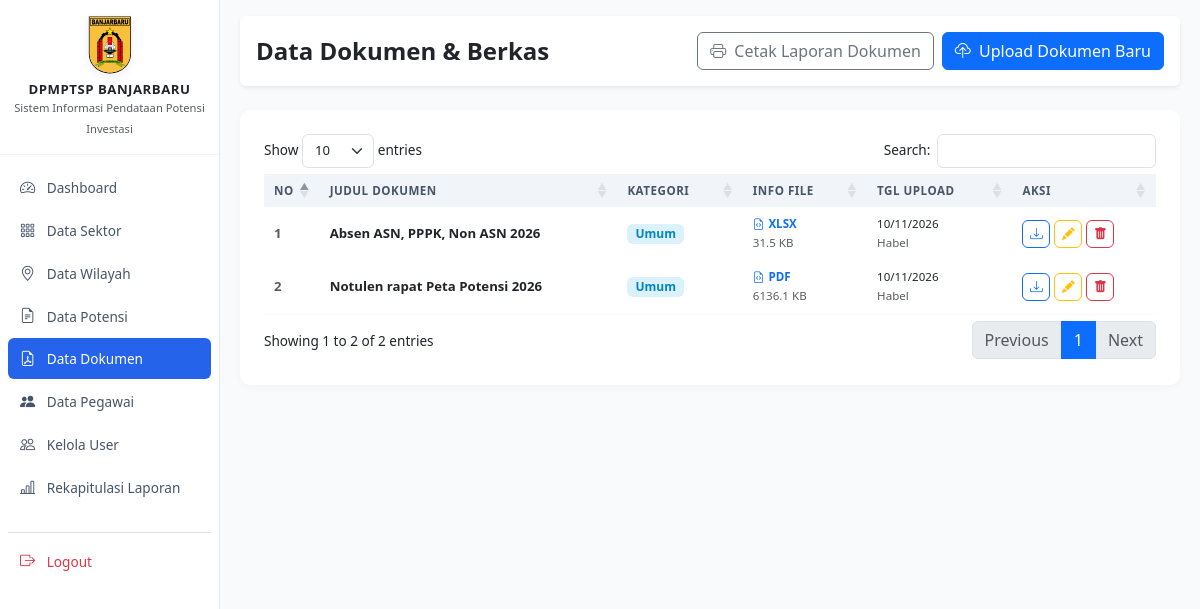
Screenshot of /admin/dokumen.php (signed in) with the database file from the repository.
### tables this page shows
CREATE TABLE `dokumen` (
  `id_dokumen` int NOT NULL AUTO_INCREMENT,
  `judul_dokumen` varchar(255) NOT NULL,
  `kategori` varchar(100) DEFAULT 'Umum',
  `deskripsi` text,
  `file_dokumen` varchar(255) NOT NULL,
  `tipe_file` varchar(50) DEFAULT NULL,
  `ukuran_file` int DEFAULT '0',
  `created_at` timestamp NULL DEFAULT CURRENT_TIMESTAMP,
  `created_by` int DEFAULT NULL,
  PRIMARY KEY (`id_dokumen`)
);

CREATE TABLE `users` (
  `id_user` int unsigned NOT NULL AUTO_INCREMENT,
  `nama` varchar(100) NOT NULL,
  `username` varchar(50) DEFAULT NULL,
  `email` varchar(150) NOT NULL,
  `password` varchar(255) NOT NULL,
  `role` enum('admin','pegawai','kadis','kabid') NOT NULL DEFAULT 'pegawai',
  `no_hp` varchar(20) DEFAULT NULL,
  `instansi` varchar(150) DEFAULT NULL,
  `status` enum('pending','aktif','nonaktif') NOT NULL DEFAULT 'pending',
  `last_login` datetime DEFAULT NULL,
  `created_at` timestamp NULL DEFAULT CURRENT_TIMESTAMP,
  `updated_at` timestamp NULL DEFAULT CURRENT_TIMESTAMP ON UPDATE CURRENT_TIMESTAMP,
  `reset_otp` varchar(6) DEFAULT NULL,
  `otp_expiry` datetime DEFAULT NULL,
  PRIMARY KEY (`id_user`),
  UNIQUE KEY `email` (`email`),
  UNIQUE KEY `username` (`username`)
);

### admin/dokumen.php (the view, shortened to what this page needs)
<?php
require_once '../config/database.php';
$dokumen_list = $pdo->query("SELECT d.*, u.nama AS uploader
                             FROM dokumen d
                             LEFT JOIN users u ON d.created_by = u.id_user
                             ORDER BY d.id_dokumen DESC")->fetchAll();
?>
<!DOCTYPE html>
<html lang="id">
<head>
</head>
<body>
<div class="wrapper">
    <?php require_once '../includes/sidebar.php'; ?>
    <div id="content">
        <div class="d-flex justify-content-between align-items-center mb-4 bg-white p-3 rounded shadow-sm">
    <h4 class="m-0 fw-bold">Data Dokumen & Berkas</h4>
    <div class="d-flex gap-2">
        <a href="dokumen_cetak.php" target="_blank" class="btn btn-outline-secondary">
            <i class="bi bi-printer me-1"></i> Cetak Laporan Dokumen
        </a>
        <?php if ($can_edit_data): ?>
            <a href="dokumen_tambah.php" class="btn btn-primary">
                <i class="bi bi-cloud-upload me-1"></i> Upload Dokumen Baru
            </a>
        <?php endif; ?>
    </div>
</div>
        <div class="card card-modern p-4">
            <div class="table-responsive">
                <table id="tableDokumen" class="table table-modern align-middle w-100">
                    <thead>
                        <tr>
                            <th width="5%">No</th>
                            <th>Judul Dokumen</th>
                            <th>Kategori</th>
                            <th>Info File</th>
                            <th>Tgl Upload</th>
                            <th>Aksi</th>
                        </tr>
                    </thead>
                    <tbody>
                        <?php $no = 1; foreach ($dokumen_list as $d): ?>
                        <tr>
                            <td class="fw-semibold text-muted"><?= $no++ ?></td>
                            <td>
                                <div class="fw-bold text-dark"><?= htmlspecialchars($d['judul_dokumen']) ?></div>
                            </td>
                            <td><span class="badge badge-soft-info px-2 py-1"><?= htmlspecialchars($d['kategori']) ?></span></td>
                            <td>
                                <small class="d-block text-uppercase fw-semibold text-primary"><i class="bi bi-file-earmark-code me-1"></i><?= htmlspecialchars($d['tipe_file']) ?></small>
                                <small class="text-muted"><?= round($d['ukuran_file'] / 1024, 1) ?> KB</small>
                            </td>
                            <td>
                                <small class="text-dark d-block"><?= date('d/m/Y', strtotime($d['created_at'])) ?></small>
                                <small class="text-muted"><?= htmlspecialchars($d['uploader'] ?? 'Sistem') ?></small>
                            </td>
                            <td>
                                <div class="d-flex gap-1">
                                    <a href="../uploads/dokumen/<?= $d['file_dokumen'] ?>" target="_blank" class="btn btn-sm btn-outline-primary btn-action" title="Unduh / Lihat File">
                                        <i class="bi bi-download"></i>
                                    </a>
                                    <?php if ($can_edit_data): ?>
                                        <a href="dokumen_edit.php?id=<?= $d['id_dokumen'] ?>" class="btn btn-sm btn-outline-warning btn-action" title="Edit">
                                            <i class="bi bi-pencil-fill"></i>
                                        </a>
                                        <a href="dokumen_hapus.php?id=<?= $d['id_dokumen'] ?>" class="btn btn-sm btn-outline-danger btn-action" title="Hapus">
                                            <i class="bi bi-trash-fill"></i>
                                        </a>
                                    <?php endif; ?>
                                </div>
                            </td>
                        </tr>
                        <?php endforeach; ?>
                    </tbody>
                </table>
            </div>
        </div>
    </div>
</div>
</body>
</html>

### includes/sidebar.php (style rules this page uses)
body { min-height: 100vh; background-color: #f8fafc; font-size: 0.85rem; }
.wrapper { display: flex; width: 100%; align-items: flex-start; }
#content { width: 100%; padding: 16px 20px; min-height: 100vh; }
.card-modern { border: none; border-radius: 10px; box-shadow: 0 2px 10px rgba(0,0,0,0.03); background: #ffffff; }
.table-modern { border-collapse: separate; border-spacing: 0 3px; margin-top: -3px; font-size: 0.825rem; }
.table-modern thead th { background-color: #f1f5f9 !important; color: #475569; font-size: 0.725rem; font-weight: 700; text-transform: uppercase; letter-spacing: 0.5px; border: none; padding: 8px 10px; }
.table-modern tbody tr { background-color: #ffffff; box-shadow: 0 1px 2px rgba(0,0,0,0.02); transition: all 0.15s ease-in-out; }
.table-modern tbody td { border: none; padding: 8px 10px; color: #334155; }
.table-modern tbody tr td:first-child { border-top-left-radius: 6px; border-bottom-left-radius: 6px; }
.table-modern tbody tr td:last-child { border-top-right-radius: 6px; border-bottom-right-radius: 6px; }
.btn-sm { padding: 4px 10px; font-size: 0.8rem; }
.badge-soft-info { background-color: rgba(14, 165, 233, 0.15); color: #0284c7; font-weight: 600; font-size: 0.75rem; }
.btn-action { width: 28px; height: 28px; padding: 0; display: inline-flex; align-items: center; justify-content: center; border-radius: 6px; font-size: 0.8rem; }

### rows the page displays
dokumen: judul_dokumen "Absen ASN, PPPK, Non ASN 2026", kategori "Umum", tipe_file "XLSX", $d['ukuran_file']/1024 "31.5", created_at "10/11/2026", users.nama "Habel"
dokumen: judul_dokumen "Notulen rapat Peta Potensi 2026", kategori "Umum", tipe_file "PDF", $d['ukuran_file']/1024 "6136.1", created_at "10/11/2026", users.nama "Habel"
